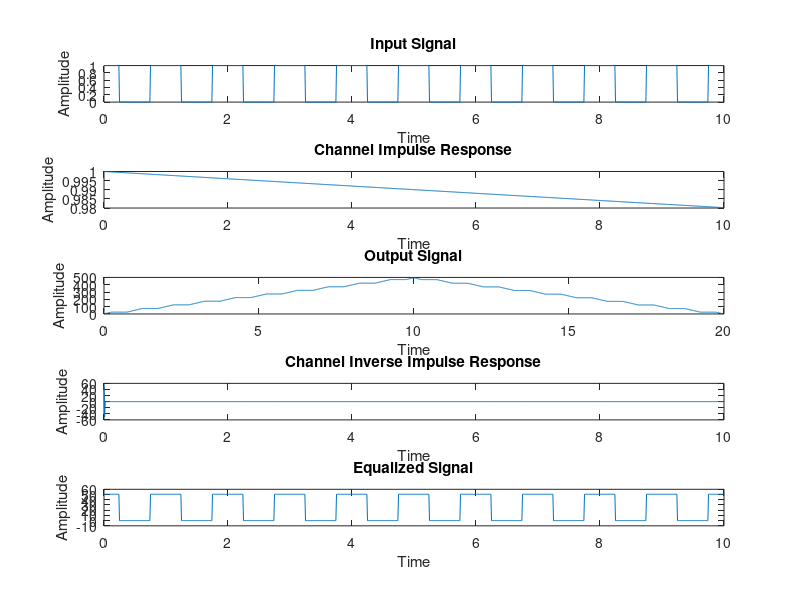

Reproduce this figure in MATLAB. (Note: this script raises an error after producing the figure.)
close all
clc

%--------------------------------------------------------------------------


% Define time vector
% parameters
ts = 0.01;                  % increment 1/100 second
total_duration = 10;        % for 10 seconds 

t = 0:ts:total_duration-ts;     % time vector


%--------------------------------------------------------------------------


% Define the input signal
% parameters 
pulse_width = 0.5;      % width of each rectangular pulse
pulse_interval = 1;     % interval between pulses

x_t = zeros(size(t));       % initialize input signal 

% create trail of rectangular pulses
for n = 0:pulse_interval:total_duration      
    x_t = x_t + rectpuls(t-n, pulse_width);
end


%--------------------------------------------------------------------------


% Define the channel impulse response
h_t = exp(-0.002*t); % e^-0.2 , e^-0.4 , ...
% h_t = cos(2*pi * t + pi/2);


%--------------------------------------------------------------------------


% Convolve the input with the channel impulse response
y_t = conv(x_t, h_t);

% create new time axis for output
t_output = 0:ts:total_duration*2-ts-ts;


%--------------------------------------------------------------------------


% Equalization

% Define inverse impulse response 

% https://www.mathworks.com/help/matlab/math/fourier-transforms.html 
h_f = fft(h_t);                             % to frequency domain  


h_f_inv = 1 ./ h_f;                         % inverse in frequency domain
% h_f_inv = conj(h_f);                       
% h_f_inv = h_f_inv ./ abs(h_f).^2;


h_t_inv = ifft(h_f_inv);                    % back to time domain 


% Convolve output with inverse impulse response
z_t = conv(y_t,h_t_inv);    % equalized signal  
z_t = z_t(1:1000);


%--------------------------------------------------------------------------


% Plot the signals
figure('Position', [100, 100, 800, 600]);

% x_t
subplot(5,1,1);
plot(t, x_t);
xlabel('Time');
ylabel('Amplitude');
title('Input Signal');

% h_t
subplot(5,1,2);
plot(t,h_t)
xlabel('Time');
ylabel('Amplitude');
title('Channel Impulse Response');

% y_t
subplot(5,1,3);
plot(t_output,y_t);
xlabel('Time');
ylabel('Amplitude');
title('Output Signal');

% h_t_inv
subplot(5,1,4);
plot(t,h_t_inv);
xlabel('Time');
ylabel('Amplitude');
title('Channel Inverse Impulse Response');

% z_t (equalized signal)
subplot(5,1,5);
plot(t,z_t);
xlabel('Time');
ylabel('Amplitude');
title('Equalized Signal');


%--------------------------------------------------------------------------

impulse = h_f .* h_f_inv;

figure;
plot(your_mom);
xlabel('Time');
ylabel('Amplitude');
title('Impulse');


%--------------------------------------------------------------------------



%Plot the frequency response of the channel
%figure;
%freqz(h_t);
%xlabel('Frequency');
%ylabel('Magnitude');
%title('Channel Frequency Response');
